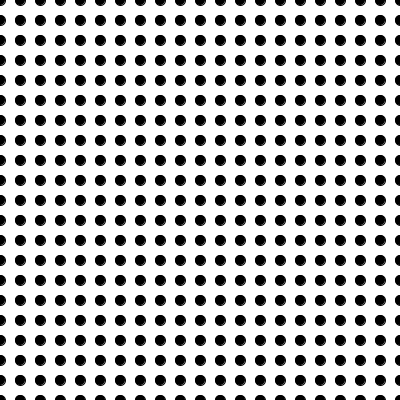
Frame 1 (no input)
Frame 60 (the mouse pressed at the canvas centre just before this capture): identical to frame 1, image omitted
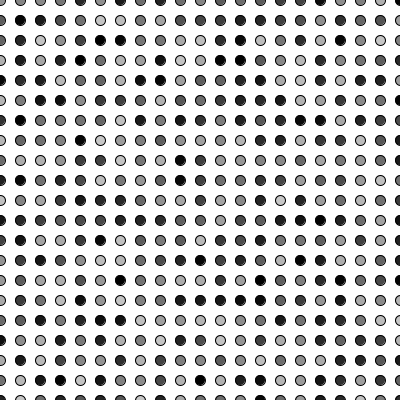
Frame 120 (the mouse held since frame 60 and released just before this capture)

The Processing sketch that drew these frames (run headless with seeded random() and noise(); from frame 60 on, the mouse is pressed at the canvas centre):

// Processing sketch: processing_28445
// ── processing_28445.pde

int abstand = 20;

void setup () {
  
  size (400, 400);
  noStroke ();
  smooth ();
  }
  
  
  void draw () {
  
  background (255);

  for (int y = 0; y <= height; y = y + abstand){
      for (int x = 0; x <= width; x = x + abstand){
        fill (random(mouseY));
        stroke (0);
        ellipse (x, y, 10, 10);
      }
    }
  
}
